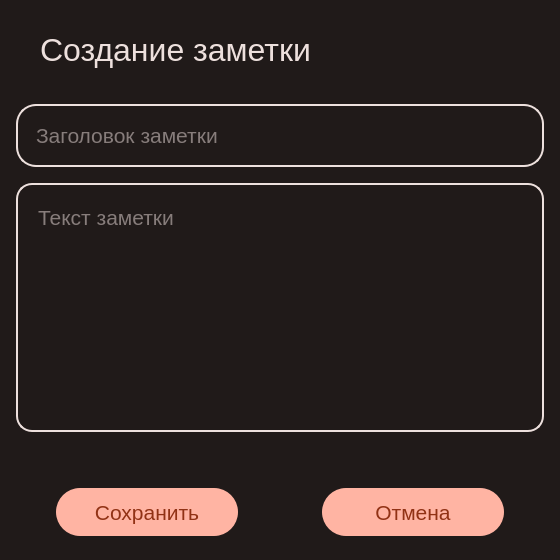
<?xml version="1.0" encoding="UTF-8"?>
<ui version="4.0">
 <class>editDialog</class>
 <widget class="QWidget" name="editDialog">
  <property name="geometry">
   <rect>
    <x>0</x>
    <y>0</y>
    <width>560</width>
    <height>560</height>
   </rect>
  </property>
  <property name="minimumSize">
   <size>
    <width>560</width>
    <height>560</height>
   </size>
  </property>
  <property name="maximumSize">
   <size>
    <width>560</width>
    <height>560</height>
   </size>
  </property>
  <property name="windowTitle">
   <string>Создать</string>
  </property>
  <property name="styleSheet">
   <string notr="true">QWidget {
	background-color: rgb(32, 26, 25);
	color: rgb(237, 224, 221);
}

QPushButton {
	background-color: rgb(255, 180, 163);
	color: rgb(145, 50, 21);
	border-radius: 24;
}

QPushButton:hover {
	background-color: rgb(239, 169, 153);
	color: rgb(145, 50, 21);
	border-radius: 24;
}

QPushButton:pressed {
	background-color: rgb(217, 153, 139);
	color: rgb(145, 50, 21);
	border-radius: 24;
}

QTextEdit {
	border-radius: 16;
	border: 2 solid rgb(237, 224, 221);
	padding: 16;
}

QLineEdit {
	border-radius: 20;
	border: 2 solid rgb(237, 224, 221);
	padding: 16;
}</string>
  </property>
  <layout class="QVBoxLayout" name="verticalLayout">
   <property name="spacing">
    <number>16</number>
   </property>
   <property name="leftMargin">
    <number>16</number>
   </property>
   <property name="topMargin">
    <number>32</number>
   </property>
   <property name="rightMargin">
    <number>16</number>
   </property>
   <property name="bottomMargin">
    <number>24</number>
   </property>
   <item>
    <widget class="QLabel" name="titleLabel">
     <property name="font">
      <font>
       <pointsize>24</pointsize>
      </font>
     </property>
     <property name="styleSheet">
      <string notr="true">margin-left: 16;</string>
     </property>
     <property name="text">
      <string>Создание заметки</string>
     </property>
    </widget>
   </item>
   <item>
    <spacer name="verticalSpacer_2">
     <property name="orientation">
      <enum>Qt::Vertical</enum>
     </property>
     <property name="sizeType">
      <enum>QSizePolicy::Minimum</enum>
     </property>
     <property name="sizeHint" stdset="0">
      <size>
       <width>20</width>
       <height>20</height>
      </size>
     </property>
    </spacer>
   </item>
   <item>
    <widget class="QLineEdit" name="titleTextEdit">
     <property name="font">
      <font>
       <pointsize>16</pointsize>
      </font>
     </property>
     <property name="placeholderText">
      <string>Заголовок заметки</string>
     </property>
    </widget>
   </item>
   <item>
    <widget class="QTextEdit" name="textTextEdit">
     <property name="font">
      <font>
       <pointsize>16</pointsize>
      </font>
     </property>
     <property name="placeholderText">
      <string>Текст заметки</string>
     </property>
    </widget>
   </item>
   <item>
    <spacer name="verticalSpacer">
     <property name="orientation">
      <enum>Qt::Vertical</enum>
     </property>
     <property name="sizeType">
      <enum>QSizePolicy::Minimum</enum>
     </property>
     <property name="sizeHint" stdset="0">
      <size>
       <width>20</width>
       <height>40</height>
      </size>
     </property>
    </spacer>
   </item>
   <item>
    <layout class="QHBoxLayout" name="horizontalLayout">
     <property name="spacing">
      <number>24</number>
     </property>
     <item>
      <spacer name="horizontalSpacer_3">
       <property name="orientation">
        <enum>Qt::Horizontal</enum>
       </property>
       <property name="sizeType">
        <enum>QSizePolicy::Minimum</enum>
       </property>
       <property name="sizeHint" stdset="0">
        <size>
         <width>40</width>
         <height>20</height>
        </size>
       </property>
      </spacer>
     </item>
     <item>
      <widget class="QPushButton" name="saveBtn">
       <property name="minimumSize">
        <size>
         <width>0</width>
         <height>48</height>
        </size>
       </property>
       <property name="maximumSize">
        <size>
         <width>16777215</width>
         <height>48</height>
        </size>
       </property>
       <property name="font">
        <font>
         <pointsize>16</pointsize>
        </font>
       </property>
       <property name="cursor">
        <cursorShape>PointingHandCursor</cursorShape>
       </property>
       <property name="text">
        <string>Сохранить</string>
       </property>
      </widget>
     </item>
     <item>
      <spacer name="horizontalSpacer">
       <property name="orientation">
        <enum>Qt::Horizontal</enum>
       </property>
       <property name="sizeType">
        <enum>QSizePolicy::Minimum</enum>
       </property>
       <property name="sizeHint" stdset="0">
        <size>
         <width>60</width>
         <height>20</height>
        </size>
       </property>
      </spacer>
     </item>
     <item>
      <widget class="QPushButton" name="cancelBtn">
       <property name="minimumSize">
        <size>
         <width>0</width>
         <height>48</height>
        </size>
       </property>
       <property name="maximumSize">
        <size>
         <width>16777215</width>
         <height>48</height>
        </size>
       </property>
       <property name="font">
        <font>
         <pointsize>16</pointsize>
         <weight>50</weight>
         <bold>false</bold>
        </font>
       </property>
       <property name="cursor">
        <cursorShape>PointingHandCursor</cursorShape>
       </property>
       <property name="text">
        <string>Отмена</string>
       </property>
      </widget>
     </item>
     <item>
      <spacer name="horizontalSpacer_2">
       <property name="orientation">
        <enum>Qt::Horizontal</enum>
       </property>
       <property name="sizeType">
        <enum>QSizePolicy::Minimum</enum>
       </property>
       <property name="sizeHint" stdset="0">
        <size>
         <width>40</width>
         <height>20</height>
        </size>
       </property>
      </spacer>
     </item>
    </layout>
   </item>
  </layout>
 </widget>
 <resources/>
 <connections/>
</ui>
